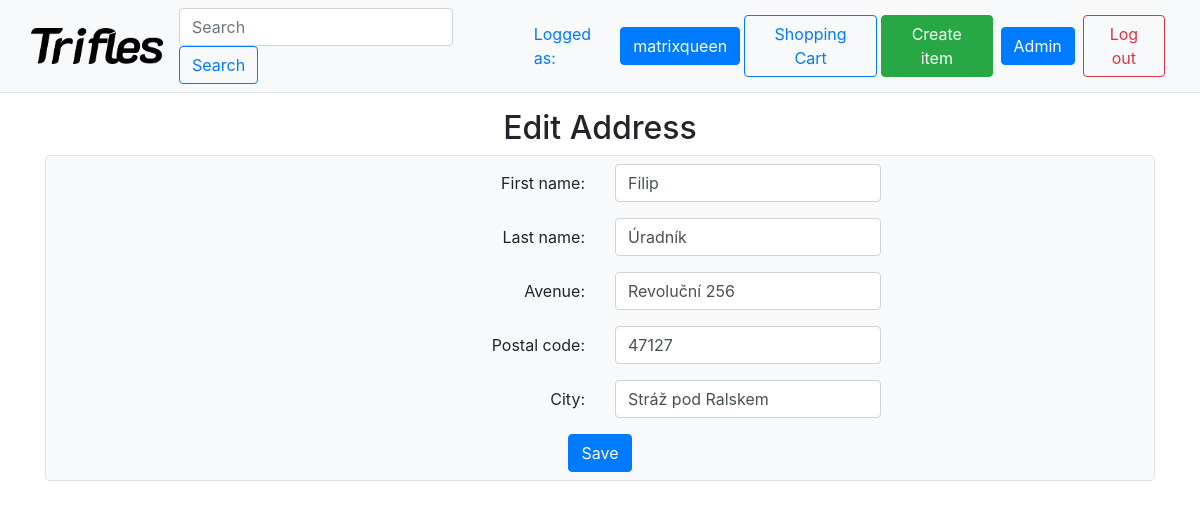
/address/edit/84807843-b786-4c92-9853-15cd857dbd10 (signed in), run on the app's committed database.
### shop/models.py (models this page shows, shortened)
class Address(models.Model):
  user = models.ForeignKey(User, on_delete=models.CASCADE)
  first_name = models.CharField(max_length=100)
  last_name = models.CharField(max_length=100)
  avenue = models.CharField(max_length=100)
  post_code = models.IntegerField()
  city = models.CharField(max_length=100)
  id = models.UUIDField(
         primary_key = True,
         default = uuid.uuid4,
         editable = False)

### shop/views.py (the view)
# urls.py: path('address/edit/<id>', views.address_edit, name="address_edit"),
@login_required
def address_edit(request, id):
  try:address = Address.objects.get(id=id)
  except:
    messages.error(request,_('Address not found'))
    return redirect('address')
  if address.user != request.user:
    messages.error(request,_('You don\'t have permission to access that!'))
    return redirect('index')
  if request.method == "POST":
    form = AddressForm(request.POST, instance=address)
    if form.is_valid():
      form.save()
      messages.success(request, _('Address saved!'))
      if 'next' in request.POST:return redirect(request.POST['next'])
      return redirect('address')
  else:
    form = AddressForm(instance=address)
  stuff_for_render = {'form': form}
  return render(request, 'shop/address_edit.html', context=stuff_for_render)

### shop/forms.py
class AddressForm(forms.ModelForm):
  class Meta:
    model = Address
    exclude = ('user',)
    labels = {
      "first_name": _("First name"),
      "last_name": _("Last name"),
      "avenue": _("Avenue"),
      "post_code": _("Postal code"),
      "city": _("City"),
    }
    widgets = {
      "first_name":forms.TextInput(attrs={'class':'form-control'}),
      "last_name": forms.TextInput(attrs={'class':'form-control'}),
      "avenue": forms.TextInput(attrs={'class':'form-control'}),
      "post_code": forms.TextInput(attrs={'class':'form-control'}),
      "city": forms.TextInput(attrs={'class':'form-control'}),
    }

### shop/templates/shop/address_edit.html (shortened to what this page needs)
{% extends "base.html" %}
{% load i18n %}
{% block content %}
  <h2>{% trans "Edit Address" %}</h2>
  <div class="container">
  <div class="col border rounded-lg p-2 mb-5 bg-light">
  <form method="POST" action="" enctype="multipart/form-data">
    <div class="row">
    {% for field in form %}
    <div class="col my-auto text-right">
    {{field.label }}:
    </div>
    <div class="col text-left">
      <div class="w-50">
      {{field}}
      </div>
    </div>
    {% endfor %}
    </div>
    <input type="submit" class="btn btn-primary" value="{% trans "Save" %}">
  </form>
  </div>
  </div>
{% endblock %}

### shop/templates/base.html (shortened to what this page needs)
{% load static %}
{% load i18n %}
<!DOCTYPE html>
<html>
<head>
  <link rel="stylesheet" href="https://stackpath.bootstrapcdn.com/bootstrap/4.4.1/css/bootstrap.min.css">
</head>
<body>
  <nav class="navbar text-primary navbar-expand-lg sticky-top navbar-light bg-light border-bottom">
  <div class="container-fluid">
    <a class="navbar-brand" href="{% url 'index' %}"><img height="36" src="{% static 'shop/logo_invert.png' %}" alt="My image"></a>
    <div class="collapse navbar-collapse" id="navbarSupportedContent">
      <ul class="navbar-nav mr-auto">
          <form class="form-inline my-2 my-lg-0" action="{% url 'search' %}" method="GET">
            <input name="query" class="form-control mr-sm-2" type="search" placeholder="{% trans "Search" %}" aria-label="Search">
            <button class="btn btn-outline-primary my-2 my-sm-0" type="submit">{% trans "Search" %}</button>
          </form>
      </ul>
      {%if user.is_authenticated%}
      {% trans "Logged as" %}: <a class="btn btn-primary m-1" href="{%url 'user_profile'%}">{{user.username}}</a>
      <a class="btn btn-outline-primary" href="{%url 'cart'%}">{% trans "Shopping Cart" %}</a>
      {%if user.is_superuser%}
      <a class="btn btn-success m-1" href="{%url 'create_item'%}">{% trans "Create item" %}</a>
      <a class="btn btn-primary m-1" href="/admin">Admin</a>
      {%endif%}
      <a class="btn btn-outline-danger m-1" href="{%url 'logout'%}?next={{request.path}}">{% trans "Log out" %}</a>
      {%else%}
      <a class="btn btn-primary" href="{%url 'login'%}?next={{ request.path }}">{% trans "Log in" %}</a>
      <a class="btn btn-outline-primary m-1" href="{%url 'register'%}?next={{ request.path }}">{% trans "Register" %}</a>
      {%endif%}
    </div>
  </div>
  </nav>
  <div class="p-3 text-center">
  {% block content %}{% endblock %}
  </div>
</body>

### data on the page
Address: form "Filip" "Úradník" "Revoluční 256" "47127" "Stráž pod Ralskem"

### other printed values
{{ user.username }} "matrixqueen"
{{ field.label }} "First name" "Last name" "Avenue" "Postal code" "City"
